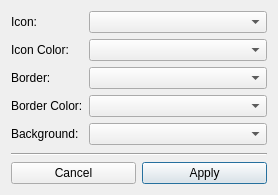
<?xml version="1.0" encoding="UTF-8"?>
<ui version="4.0">
 <class>CustomTabardDialogClass</class>
 <widget class="QDialog" name="CustomTabardDialogClass">
  <property name="geometry">
   <rect>
    <x>0</x>
    <y>0</y>
    <width>278</width>
    <height>195</height>
   </rect>
  </property>
  <property name="windowTitle">
   <string>Custom Tabard</string>
  </property>
  <property name="modal">
   <bool>true</bool>
  </property>
  <layout class="QVBoxLayout" name="verticalLayout">
   <item>
    <layout class="QFormLayout" name="formLayout">
     <item row="0" column="0">
      <widget class="QLabel" name="label">
       <property name="text">
        <string>Icon:</string>
       </property>
      </widget>
     </item>
     <item row="0" column="1">
      <widget class="QComboBox" name="comboBoxIcon"/>
     </item>
     <item row="1" column="0">
      <widget class="QLabel" name="label_2">
       <property name="text">
        <string>Icon Color:</string>
       </property>
      </widget>
     </item>
     <item row="1" column="1">
      <widget class="QComboBox" name="comboBoxIconColor"/>
     </item>
     <item row="2" column="0">
      <widget class="QLabel" name="label_3">
       <property name="text">
        <string>Border:</string>
       </property>
      </widget>
     </item>
     <item row="2" column="1">
      <widget class="QComboBox" name="comboBoxBorder"/>
     </item>
     <item row="3" column="0">
      <widget class="QLabel" name="label_4">
       <property name="text">
        <string>Border Color:</string>
       </property>
      </widget>
     </item>
     <item row="3" column="1">
      <widget class="QComboBox" name="comboBoxBorderColor"/>
     </item>
     <item row="4" column="0">
      <widget class="QLabel" name="label_5">
       <property name="text">
        <string>Background:</string>
       </property>
      </widget>
     </item>
     <item row="4" column="1">
      <widget class="QComboBox" name="comboBoxBackground"/>
     </item>
    </layout>
   </item>
   <item>
    <widget class="Line" name="line">
     <property name="orientation">
      <enum>Qt::Horizontal</enum>
     </property>
    </widget>
   </item>
   <item>
    <layout class="QHBoxLayout" name="horizontalLayout">
     <property name="sizeConstraint">
      <enum>QLayout::SetDefaultConstraint</enum>
     </property>
     <item>
      <widget class="QPushButton" name="pushButtonCancel">
       <property name="text">
        <string>Cancel</string>
       </property>
      </widget>
     </item>
     <item>
      <widget class="QPushButton" name="pushButtonApply">
       <property name="text">
        <string>Apply</string>
       </property>
       <property name="default">
        <bool>true</bool>
       </property>
      </widget>
     </item>
    </layout>
   </item>
  </layout>
 </widget>
 <layoutdefault spacing="6" margin="11"/>
 <resources/>
 <connections/>
</ui>
